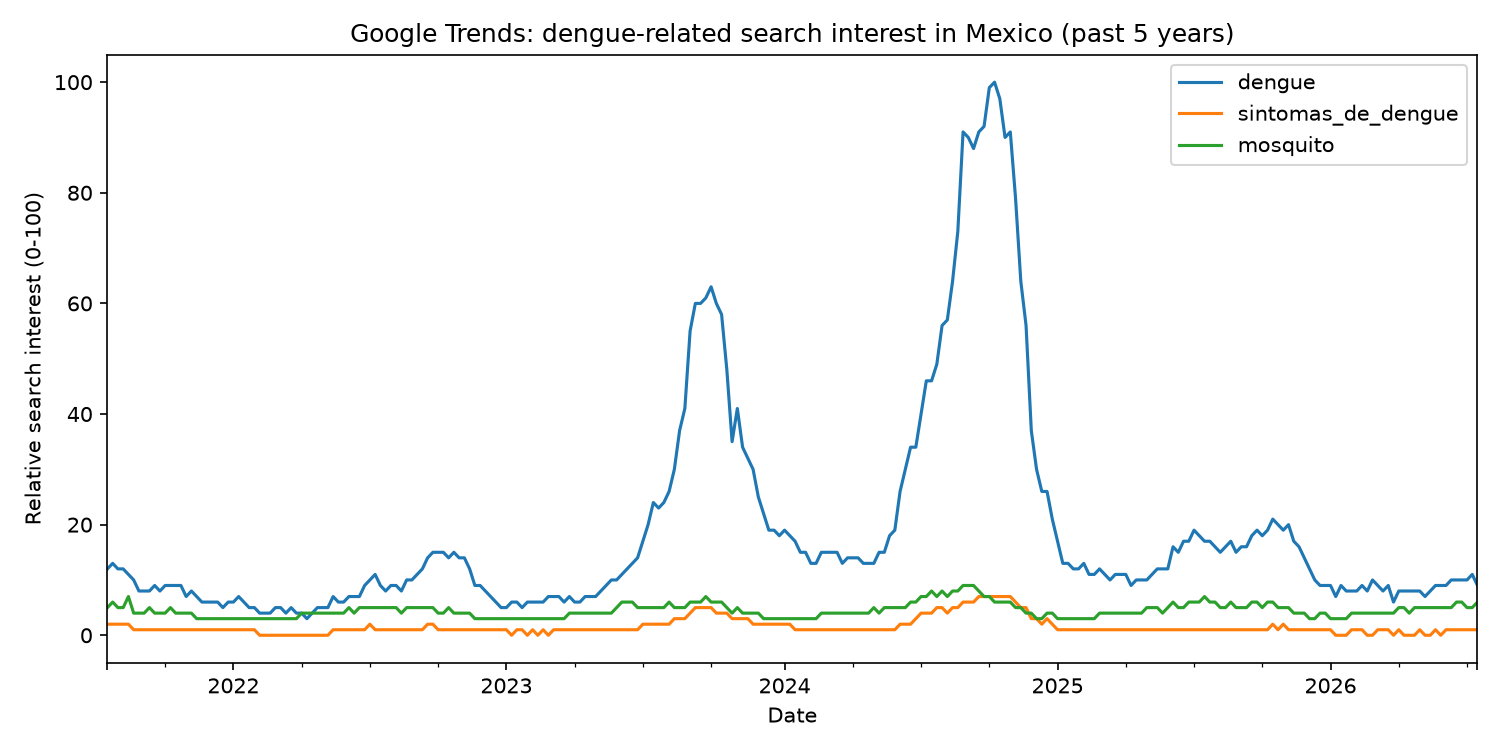

The Python source for this figure:
#!/usr/bin/env python3
"""Pull Google Trends for dengue-related terms in Mexico, past 5 years."""
import os
import time

import matplotlib.pyplot as plt
import pandas as pd
from pytrends.request import TrendReq

HERE = os.path.dirname(os.path.abspath(__file__))
GEO = "MX"
TERMS = ["dengue", "sintomas de dengue", "mosquito"]
TIMEFRAME = "today 5-y"


def norm(c):
    return c.strip().replace(" ", "_")


def fetch(pt, kw_list, timeframe, geo):
    pt.build_payload(kw_list, timeframe=timeframe, geo=geo)
    df = pt.interest_over_time()
    if df.empty:
        return None
    df = df.drop(columns=[c for c in ["isPartial"] if c in df.columns]).reset_index()
    return df.rename(columns={c: norm(c) for c in df.columns})


def main():
    df = None
    for attempt in range(6):
        pt = TrendReq(hl="en-US", tz=360)
        try:
            df = fetch(pt, TERMS, TIMEFRAME, GEO)
        except Exception as e:  # pytrends raises on 429 rather than returning empty
            print(f"request error ({e}), attempt {attempt + 1}/6")
            df = None
        if df is not None:
            break
        wait = 30 * (attempt + 1)
        print(f"empty/rate-limited response, retrying in {wait}s...")
        time.sleep(wait)

    if df is None:
        raise SystemExit("Google Trends pull failed after retries (likely rate-limited).")

    df.to_csv(os.path.join(HERE, "gt_dengue_mx.csv"), index=False)

    cols = [norm(t) for t in TERMS]
    ax = df.plot(x="date", y=cols, figsize=(10, 5))
    ax.set_title("Google Trends: dengue-related search interest in Mexico (past 5 years)")
    ax.set_xlabel("Date")
    ax.set_ylabel("Relative search interest (0-100)")
    plt.tight_layout()
    plt.savefig(os.path.join(HERE, "gt_dengue_mx.png"), dpi=150)

    print(df.tail())
    print("\nLast point date:", df["date"].max().date())


if __name__ == "__main__":
    main()
